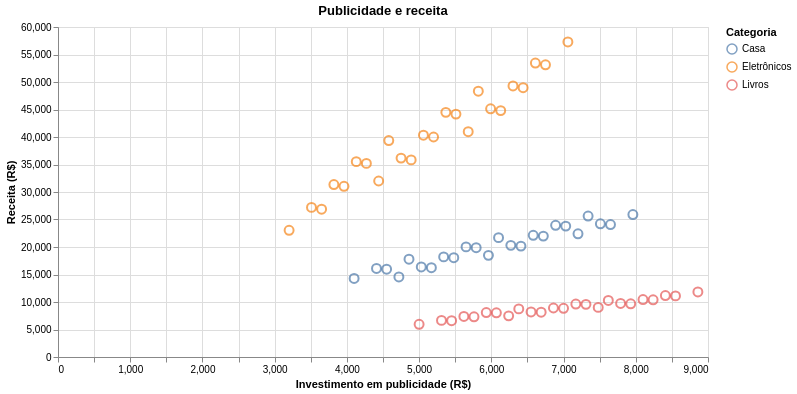

Write notebook code for a chart like this one.
### Markdown cell above
## 2. A gramática do Altair

Um gráfico combina três elementos: **dados**, uma **marca** visual e **codificações** que associam variáveis a canais como posição, cor e tamanho.

Os sufixos indicam o tipo semântico: `N` nominal, `O` ordinal, `Q` quantitativo e `T` temporal.

### Code cell
alt.Chart(vendas).mark_point(size=80).encode(
    x=alt.X("publicidade:Q", title="Investimento em publicidade (R$)"),
    y=alt.Y("receita:Q", title="Receita (R$)"),
    color=alt.Color("categoria:N", title="Categoria"),
    tooltip=["mes:T", "categoria:N", "regiao:N", "receita:Q"]
).properties(
    width=650, height=330, title="Publicidade e receita"
)

### Figure 1 — Vega-Lite specification as saved in the notebook (floating-point values rounded to 4 significant figures)
{"config": {"view": {"continuousWidth": 400, "continuousHeight": 300}}, "data": {"name": "data-6453d17de02e8fb99abd3918cc4fae13"}, "mark": {"type": "point", "size": 80}, "encoding": {"color": {"field": "categoria", "title": "Categoria", "type": "nominal"}, "tooltip": [{"field": "mes", "type": "temporal"}, {"field": "categoria", "type": "nominal"}, {"field": "regiao", "type": "nominal"}, {"field": "receita", "type": "quantitative"}], "x": {"field": "publicidade", "title": "Investimento em publicidade (R$)", "type": "quantitative"}, "y": {"field": "receita", "title": "Receita (R$)", "type": "quantitative"}}, "height": 330, "title": "Publicidade e receita", "width": 650, "$schema": "https://vega.github.io/schema/vega-lite/v4.17.0.json", "datasets": {"data-6453d17de02e8fb99abd3918cc4fae13": [{"mes": "2025-01-01T00:00:00", "categoria": "Eletrônicos", "regiao": "Sul", "unidades": 72, "receita": 23040, "publicidade": 3200, "avaliacao": 3.55}, {"mes": "2025-01-01T00:00:00", "categoria": "Eletrônicos", "regiao": "Sudeste", "unidades": 84, "receita": 26880, "publicidade": 3650, "avaliacao": 3.47}, {"mes": "2025-01-01T00:00:00", "categoria": "Casa", "regiao": "Sul", "unidades": 102, "receita": 14280, "publicidade": 4100, "avaliacao": 3.73}, {"mes": "2025-01-01T00:00:00", "categoria": "Casa", "regiao": "Sudeste", "unidades": 114, "receita": 15960, "publicidade": 4550, "avaliacao": 3.65}, {"mes": "2025-01-01T00:00:00", "categoria": "Livros", "regiao": "Sul", "unidades": 108, "receita": 5940, "publicidade": 5000, "avaliacao": 3.91}, {"mes": "2025-01-01T00:00:00", "categoria": "Livros", "regiao": "Sudeste", "unidades": 120, "receita": 6600, "publicidade": 5450, "avaliacao": 3.83}, {"mes": "2025-02-01T00:00:00", "categoria": "Eletrônicos", "regiao": "Sul", "unidades": 85, "receita": 27200, "publicidade": 3510, "avaliacao": 3.61}, {"mes": "2025-02-01T00:00:00", "categoria": "Eletrônicos", "regiao": "Sudeste", "unidades": 97, "receita": 31040, "publicidade": 3960, "avaliacao": 3.53}, {"mes": "2025-02-01T00:00:00", "categoria": "Casa", "regiao": "Sul", "unidades": 115, "receita": 16100, "publicidade": 4410, "avaliacao": 3.79}, {"mes": "2025-02-01T00:00:00", "categoria": "Casa", "regiao": "Sudeste", "unidades": 127, "receita": 17780, "publicidade": 4860, "avaliacao": 3.71}, {"mes": "2025-02-01T00:00:00", "categoria": "Livros", "regiao": "Sul", "unidades": 121, "receita": 6655, "publicidade": 5310, "avaliacao": 3.97}, {"mes": "2025-02-01T00:00:00", "categoria": "Livros", "regiao": "Sudeste", "unidades": 133, "receita": 7315, "publicidade": 5760, "avaliacao": 3.89}, {"mes": "2025-03-01T00:00:00", "categoria": "Eletrônicos", "regiao": "Sul", "unidades": 98, "receita": 31360, "publicidade": 3820, "avaliacao": 3.67}, {"mes": "2025-03-01T00:00:00", "categoria": "Eletrônicos", "regiao": "Sudeste", "unidades": 110, "receita": 35200, "publicidade": 4270, "avaliacao": 3.59}, {"mes": "2025-03-01T00:00:00", "categoria": "Casa", "regiao": "Sul", "unidades": 104, "receita": 14560, "publicidade": 4720, "avaliacao": 3.85}, {"mes": "2025-03-01T00:00:00", "categoria": "Casa", "regiao": "Sudeste", "unidades": 116, "receita": 16240, "publicidade": 5170, "avaliacao": 3.77}, {"mes": "2025-03-01T00:00:00", "categoria": "Livros", "regiao": "Sul", "unidades": 134, "receita": 7370, "publicidade": 5620, "avaliacao": 4.03}, {"mes": "2025-03-01T00:00:00", "categoria": "Livros", "regiao": "Sudeste", "unidades": 146, "receita": 8030, "publicidade": 6070, "avaliacao": 3.95}, {"mes": "2025-04-01T00:00:00", "categoria": "Eletrônicos", "regiao": "Sul", "unidades": 111, "receita": 35520, "publicidade": 4130, "avaliacao": 3.73}, {"mes": "2025-04-01T00:00:00", "categoria": "Eletrônicos", "regiao": "Sudeste", "unidades": 123, "receita": 39360, "publicidade": 4580, "avaliacao": 3.65}, {"mes": "2025-04-01T00:00:00", "categoria": "Casa", "regiao": "Sul", "unidades": 117, "receita": 16380, "publicidade": 5030, "avaliacao": 3.91}, {"mes": "2025-04-01T00:00:00", "categoria": "Casa", "regiao": "Sudeste", "unidades": 129, "receita": 18060, "publicidade": 5480, "avaliacao": 3.83}, {"mes": "2025-04-01T00:00:00", "categoria": "Livros", "regiao": "Sul", "unidades": 147, "receita": 8085, "publicidade": 5930, "avaliacao": 4.09}, {"mes": "2025-04-01T00:00:00", "categoria": "Livros", "regiao": "Sudeste", "unidades": 159, "receita": 8745, "publicidade": 6380, "avaliacao": 4.01}, {"mes": "2025-05-01T00:00:00", "categoria": "Eletrônicos", "regiao": "Sul", "unidades": 100, "receita": 32000, "publicidade": 4440, "avaliacao": 3.79}, {"mes": "2025-05-01T00:00:00", "categoria": "Eletrônicos", "regiao": "Sudeste", "unidades": 112, "receita": 35840, "publicidade": 4890, "avaliacao": 3.71}, {"mes": "2025-05-01T00:00:00", "categoria": "Casa", "regiao": "Sul", "unidades": 130, "receita": 18200, "publicidade": 5340, "avaliacao": 3.97}, {"mes": "2025-05-01T00:00:00", "categoria": "Casa", "regiao": "Sudeste", "unidades": 142, "receita": 19880, "publicidade": 5790, "avaliacao": 3.89}, {"mes": "2025-05-01T00:00:00", "categoria": "Livros", "regiao": "Sul", "unidades": 136, "receita": 7480, "publicidade": 6240, "avaliacao": 4.15}, {"mes": "2025-05-01T00:00:00", "categoria": "Livros", "regiao": "Sudeste", "unidades": 148, "receita": 8140, "publicidade": 6690, "avaliacao": 4.07}, {"mes": "2025-06-01T00:00:00", "categoria": "Eletrônicos", "regiao": "Sul", "unidades": 113, "receita": 36160, "publicidade": 4750, "avaliacao": 3.85}, {"mes": "2025-06-01T00:00:00", "categoria": "Eletrônicos", "regiao": "Sudeste", "unidades": 125, "receita": 40000, "publicidade": 5200, "avaliacao": 3.77}, {"mes": "2025-06-01T00:00:00", "categoria": "Casa", "regiao": "Sul", "unidades": 143, "receita": 20020, "publicidade": 5650, "avaliacao": 4.03}, {"mes": "2025-06-01T00:00:00", "categoria": "Casa", "regiao": "Sudeste", "unidades": 155, "receita": 21700, "publicidade": 6100, "avaliacao": 3.95}, {"mes": "2025-06-01T00:00:00", "categoria": "Livros", "regiao": "Sul", "unidades": 149, "receita": 8195, "publicidade": 6550, "avaliacao": 4.21}, {"mes": "2025-06-01T00:00:00", "categoria": "Livros", "regiao": "Sudeste", "unidades": 161, "receita": 8855, "publicidade": 7000, "avaliacao": 4.13}, {"mes": "2025-07-01T00:00:00", "categoria": "Eletrônicos", "regiao": "Sul", "unidades": 126, "receita": 40320, "publicidade": 5060, "avaliacao": 3.91}, {"mes": "2025-07-01T00:00:00", "categoria": "Eletrônicos", "regiao": "Sudeste", "unidades": 138, "receita": 44160, "publicidade": 5510, "avaliacao": 3.83}, {"mes": "2025-07-01T00:00:00", "categoria": "Casa", "regiao": "Sul", "unidades": 132, "receita": 18480, "publicidade": 5960, "avaliacao": 4.09}, {"mes": "2025-07-01T00:00:00", "categoria": "Casa", "regiao": "Sudeste", "unidades": 144, "receita": 20160, "publicidade": 6410, "avaliacao": 4.01}, {"mes": "2025-07-01T00:00:00", "categoria": "Livros", "regiao": "Sul", "unidades": 162, "receita": 8910, "publicidade": 6860, "avaliacao": 4.27}, {"mes": "2025-07-01T00:00:00", "categoria": "Livros", "regiao": "Sudeste", "unidades": 174, "receita": 9570, "publicidade": 7310, "avaliacao": 4.19}, {"mes": "2025-08-01T00:00:00", "categoria": "Eletrônicos", "regiao": "Sul", "unidades": 139, "receita": 44480, "publicidade": 5370, "avaliacao": 3.97}, {"mes": "2025-08-01T00:00:00", "categoria": "Eletrônicos", "regiao": "Sudeste", "unidades": 151, "receita": 48320, "publicidade": 5820, "avaliacao": 3.89}, {"mes": "2025-08-01T00:00:00", "categoria": "Casa", "regiao": "Sul", "unidades": 145, "receita": 20300, "publicidade": 6270, "avaliacao": 4.15}, {"mes": "2025-08-01T00:00:00", "categoria": "Casa", "regiao": "Sudeste", "unidades": 157, "receita": 21980, "publicidade": 6720, "avaliacao": 4.07}, {"mes": "2025-08-01T00:00:00", "categoria": "Livros", "regiao": "Sul", "unidades": 175, "receita": 9625, "publicidade": 7170, "avaliacao": 4.33}, {"mes": "2025-08-01T00:00:00", "categoria": "Livros", "regiao": "Sudeste", "unidades": 187, "receita": 10285, "publicidade": 7620, "avaliacao": 4.25}, {"mes": "2025-09-01T00:00:00", "categoria": "Eletrônicos", "regiao": "Sul", "unidades": 128, "receita": 40960, "publicidade": 5680, "avaliacao": 4.03}, {"mes": "2025-09-01T00:00:00", "categoria": "Eletrônicos", "regiao": "Sudeste", "unidades": 140, "receita": 44800, "publicidade": 6130, "avaliacao": 3.95}, {"mes": "2025-09-01T00:00:00", "categoria": "Casa", "regiao": "Sul", "unidades": 158, "receita": 22120, "publicidade": 6580, "avaliacao": 4.21}, {"mes": "2025-09-01T00:00:00", "categoria": "Casa", "regiao": "Sudeste", "unidades": 170, "receita": 23800, "publicidade": 7030, "avaliacao": 4.13}, {"mes": "2025-09-01T00:00:00", "categoria": "Livros", "regiao": "Sul", "unidades": 164, "receita": 9020, "publicidade": 7480, "avaliacao": 4.39}, {"mes": "2025-09-01T00:00:00", "categoria": "Livros", "regiao": "Sudeste", "unidades": 176, "receita": 9680, "publicidade": 7930, "avaliacao": 4.31}, {"mes": "2025-10-01T00:00:00", "categoria": "Eletrônicos", "regiao": "Sul", "unidades": 141, "receita": 45120, "publicidade": 5990, "avaliacao": 4.09}, {"mes": "2025-10-01T00:00:00", "categoria": "Eletrônicos", "regiao": "Sudeste", "unidades": 153, "receita": 48960, "publicidade": 6440, "avaliacao": 4.01}, {"mes": "2025-10-01T00:00:00", "categoria": "Casa", "regiao": "Sul", "unidades": 171, "receita": 23940, "publicidade": 6890, "avaliacao": 4.27}, {"mes": "2025-10-01T00:00:00", "categoria": "Casa", "regiao": "Sudeste", "unidades": 183, "receita": 25620, "publicidade": 7340, "avaliacao": 4.19}, {"mes": "2025-10-01T00:00:00", "categoria": "Livros", "regiao": "Sul", "unidades": 177, "receita": 9735, "publicidade": 7790, "avaliacao": 4.45}, {"mes": "2025-10-01T00:00:00", "categoria": "Livros", "regiao": "Sudeste", "unidades": 189, "receita": 10395, "publicidade": 8240, "avaliacao": 4.37}, {"mes": "2025-11-01T00:00:00", "categoria": "Eletrônicos", "regiao": "Sul", "unidades": 154, "receita": 49280, "publicidade": 6300, "avaliacao": 4.15}, {"mes": "2025-11-01T00:00:00", "categoria": "Eletrônicos", "regiao": "Sudeste", "unidades": 166, "receita": 53120, "publicidade": 6750, "avaliacao": 4.07}, {"mes": "2025-11-01T00:00:00", "categoria": "Casa", "regiao": "Sul", "unidades": 160, "receita": 22400, "publicidade": 7200, "avaliacao": 4.33}, {"mes": "2025-11-01T00:00:00", "categoria": "Casa", "regiao": "Sudeste", "unidades": 172, "receita": 24080, "publicidade": 7650, "avaliacao": 4.25}, {"mes": "2025-11-01T00:00:00", "categoria": "Livros", "regiao": "Sul", "unidades": 190, "receita": 10450, "publicidade": 8100, "avaliacao": 4.51}, {"mes": "2025-11-01T00:00:00", "categoria": "Livros", "regiao": "Sudeste", "unidades": 202, "receita": 11110, "publicidade": 8550, "avaliacao": 4.43}, {"mes": "2025-12-01T00:00:00", "categoria": "Eletrônicos", "regiao": "Sul", "unidades": 167, "receita": 53440, "publicidade": 6610, "avaliacao": 4.21}, {"mes": "2025-12-01T00:00:00", "categoria": "Eletrônicos", "regiao": "Sudeste", "unidades": 179, "receita": 57280, "publicidade": 7060, "avaliacao": 4.13}, {"mes": "2025-12-01T00:00:00", "categoria": "Casa", "regiao": "Sul", "unidades": 173, "receita": 24220, "publicidade": 7510, "avaliacao": 4.39}, {"mes": "2025-12-01T00:00:00", "categoria": "Casa", "regiao": "Sudeste", "unidades": 185, "receita": 25900, "publicidade": 7960, "avaliacao": 4.31}, {"mes": "2025-12-01T00:00:00", "categoria": "Livros", "regiao": "Sul", "unidades": 203, "receita": 11165, "publicidade": 8410, "avaliacao": 4.57}, {"mes": "2025-12-01T00:00:00", "categoria": "Livros", "regiao": "Sudeste", "unidades": 215, "receita": 11825, "publicidade": 8860, "avaliacao": 4.49}]}}
